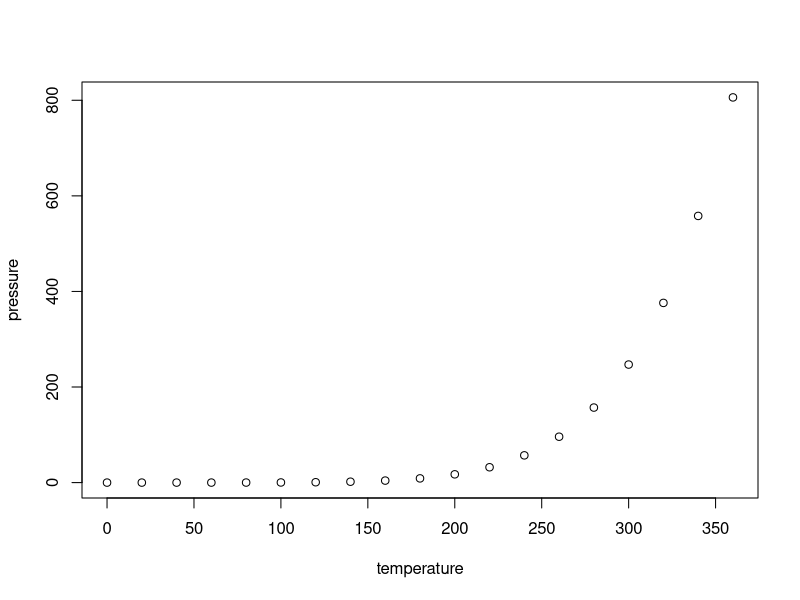
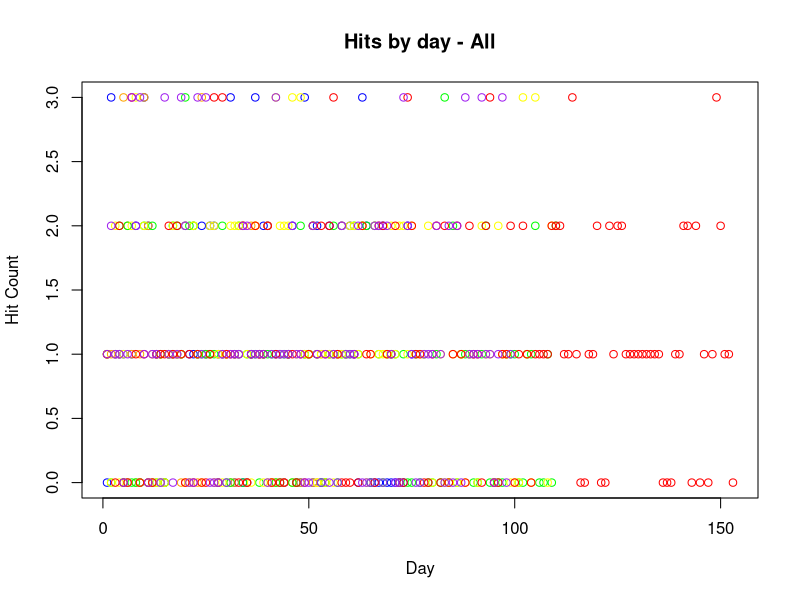
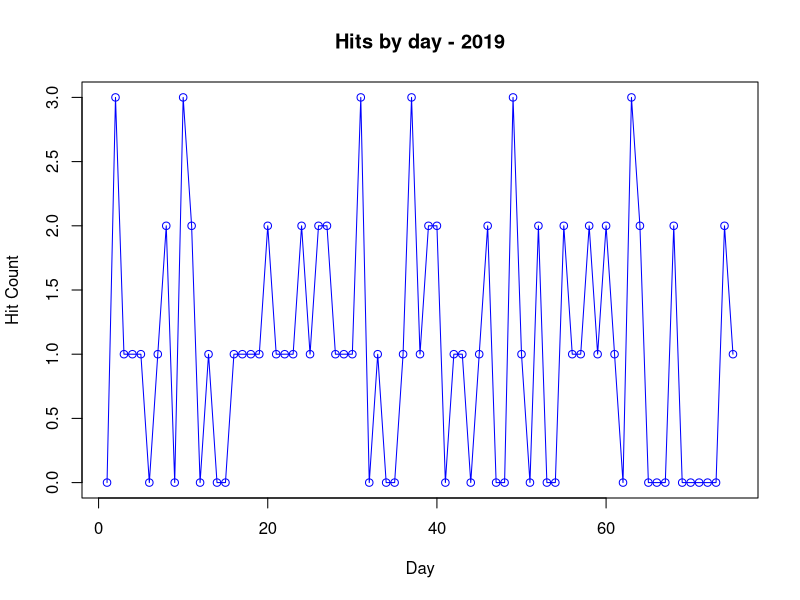
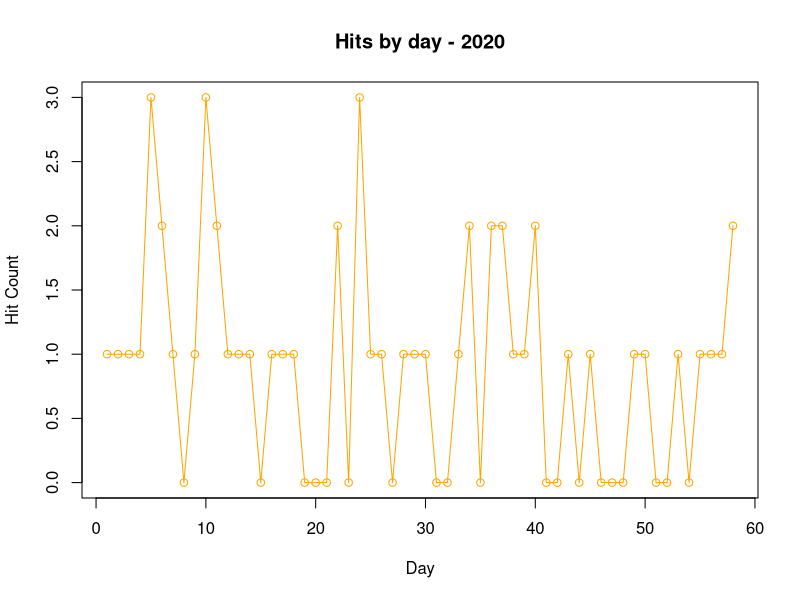
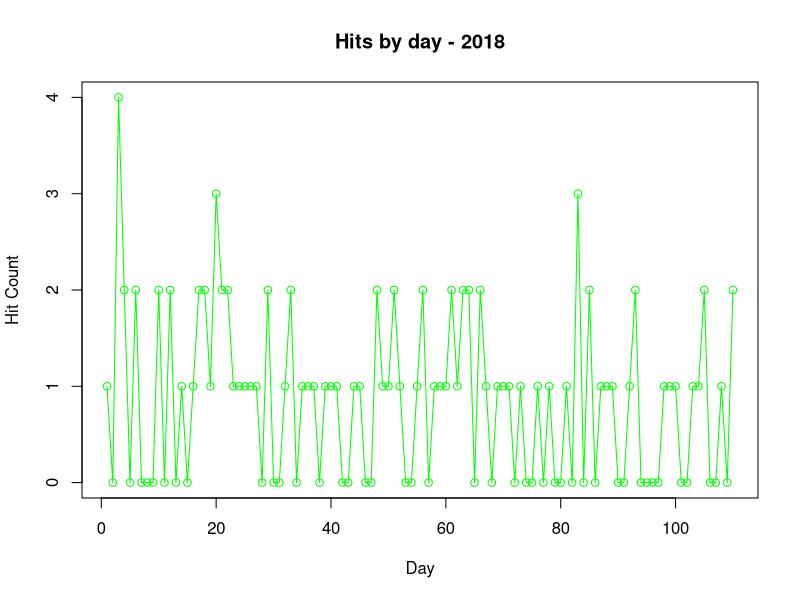
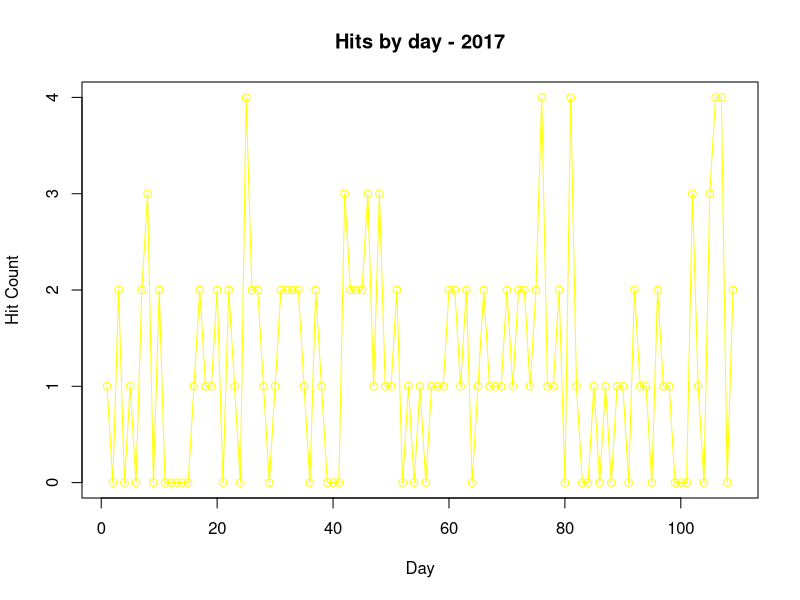
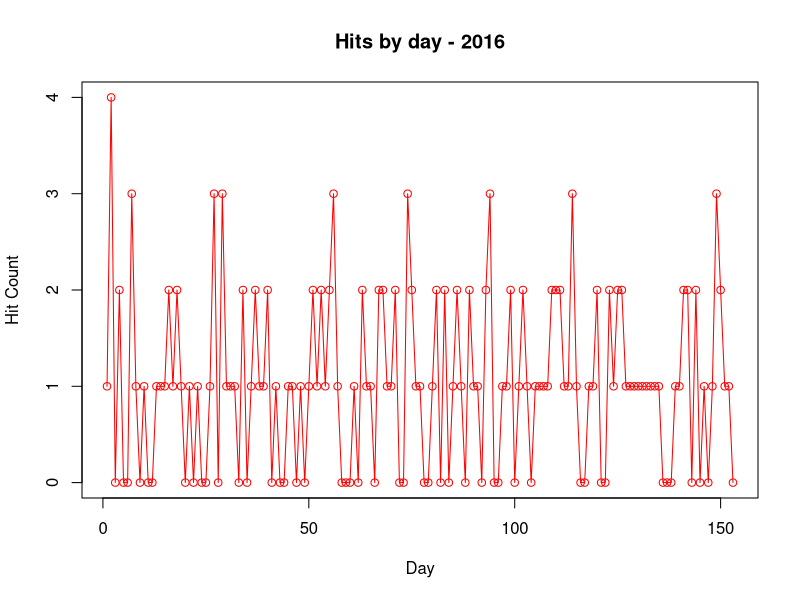

Generate these figures, in order, with R: (Note: this script raises an error after producing the figures.)
## ---- chunk 1
knitr::opts_chunk$set(echo = TRUE)
## ---- chunk 2
summary(cars)
## ---- chunk 3
plot(pressure)
## ---- chunk 4
bat<-read.csv("Batting Logs.csv")
bat


plot(x = bat$Day, y = bat$H...2019, type = "p",xlab = "Day", ylab = "Hit Count", main = "Hits by day - All", col = "Blue")
lines(bat$H...2020, type = "p", col = "orange")
lines(bat$H...2018, type = "p", col = "green")
lines(bat$H..2017, type = "p", col = "yellow")
lines(bat$H...2016, type = "p", col = "red")
lines(bat$H...2015, type = "p", col = "purple")


plot(x = bat$Day...19, y = bat$H...2019, type = "o",xlab = "Day", ylab = "Hit Count", main = "Hits by day - 2019", col = "Blue")

plot(x = bat$Day...20, y = bat$H...2020, type = "o",xlab  = "Day", ylab = "Hit Count", main = "Hits by day - 2020", col = "orange")

plot(x = bat$Day...18, y = bat$H...2018, type = "o",xlab = "Day", ylab = "Hit Count", main = "Hits by day - 2018", col = "green")

plot(x = bat$Day...17, y = bat$H..2017, type = "o",xlab = "Day", ylab = "Hit Count", main = "Hits by day - 2017", col = "yellow")

plot(x = bat$Day, y = bat$H...2016, type = "o",xlab = "Day", ylab = "Hit Count", main = "Hits by day - 2016", col = "red")

plot(x = bat$ï..Day...15, y = bat$H...2015, type = "o",xlab = "Day", ylab = "Hit Count", main = "Hits by day - 2015", col = "purple")

## ---- chunk 5
library("GGally")
ggpairs(bat, columns = c(1, 4, 8, 12, 16, 20, 24), title = "Hits per game")

ggpairs(bat, columns = c(5, 9, 13, 17, 21, 25), title = "hits")
## ---- chunk 6
plot(x = bat$Day, y = bat$Y.N.19, type = "p",xlab = "Day", ylab = "Safely Hit", main = "Hits by day - All", col = "Blue")
lines(bat$Y.N.20, type = "p", col = "orange")
lines(bat$Y.N.18, type = "p", col = "green")
lines(bat$Y.N.17, type = "p", col = "yellow")
lines(bat$Y.N.16, type = "p", col = "red")
lines(bat$Y.N.15, type = "p", col = "purple")

plot(x = bat$Day...20, y = bat$Y.N.20, type = "p",xlab = "Day", ylab = "Safely Hit", main = "Hits by day - 2020", col = "orange")

plot(x = bat$Day...19, y = bat$Y.N.19, type = "p",xlab = "Day", ylab = "Safely Hit", main = "Hits by day - 2019", col = "blue")

plot(x = bat$Day...18, y = bat$Y.N.18, type = "p",xlab = "Day", ylab = "Safely Hit", main = "Hits by day 2018", col = "green")

plot(x = bat$Day...17, y = bat$Y.N.17, type = "p",xlab = "Day", ylab = "Safely Hit", main = "Hits by day - 2017", col = "yellow")

plot(x = bat$Day, y = bat$Y.N.16, type = "p",xlab = "Day", ylab = "Safely Hit", main = "Hits by day  - 2016", col = "red")

plot(x = bat$ï..Day...15, y = bat$Y.N.15, type = "p",xlab = "Day", ylab = "Safely Hit", main = "Hits by day - 2015", col = "purple")
## ---- chunk 7
boxplot(data = bat, x = bat$AB...2020, ylab = "At Bats", main = "At Bats per Game in 2020")

boxplot(data = bat, x = bat$Ab...2019, ylab = "At Bats", main = "At Bats per Game in 2019")

boxplot(data = bat, x = bat$AB..2018, ylab = "At Bats", main = "At Bats per Game in 2018")

boxplot(data = bat, x = bat$AB...2017, ylab = "At Bats", main = "At Bats per Game in 2017")

boxplot(data = bat, x = bat$AB...2016, ylab = "At Bats", main = "At Bats per Game in 2016")

boxplot(data = bat, x = bat$AB...2015, ylab = "At Bats", main = "At Bats per Game in 2015")
